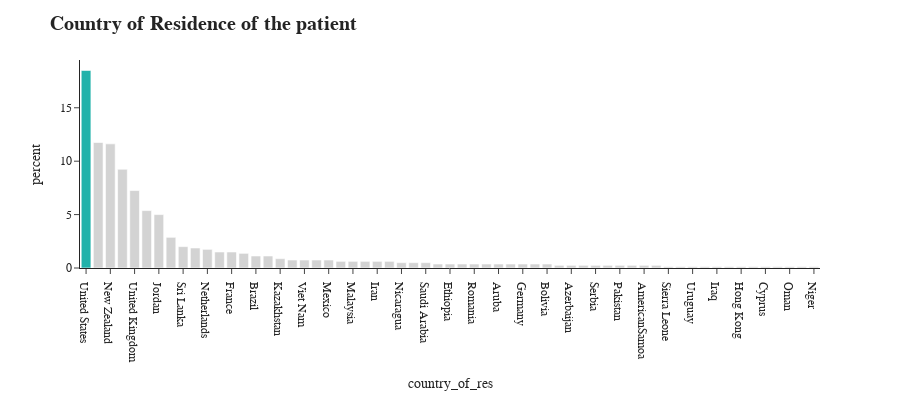
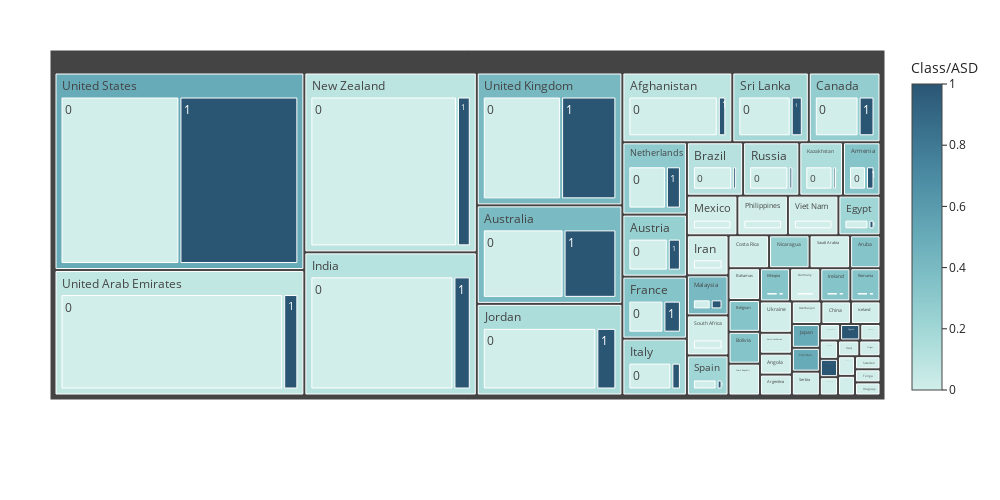

The notebook cell these images were saved under, in order:
### Markdown cell above
### Hastanın İkamet Ettiği Ülke
- Veri setinde (eğitilmiş), ABD en fazla hastaya sahiptir, ikinci ve üçüncü sırayı ise UEA ve Yeni Zelanda alır.
- Sadece ABD'de hem ASD pozitif hem de ASD negatif olmak üzere eşit sayıda hasta bulunmaktadır.

### Code cell
fig = px.histogram(train, x="country_of_res",
                   width=900,
                   height=400,
                   histnorm='percent',
                   template="simple_white")
fig.update_layout(title="<b> Country of Residence of the patient <b>",
                  font_family="San Serif",
                  titlefont={'size': 20},
                  legend=dict(
                      orientation="v", y=1, yanchor="top", x=1.0, xanchor="right" )
                  ).update_xaxes(categoryorder='total descending')

colors = ['lightgray',] * 100
colors[0] = 'lightseagreen'

fig.update_traces(marker_color=colors,
                  ).update_xaxes(categoryorder='total descending')

fig.show()

fig = px.treemap(train, path=['country_of_res','Class/ASD'], color='Class/ASD',
                 color_continuous_scale='teal',
                 )

fig.update_layout(#title="<b> Country of Residence of the patient<b>",
    titlefont={'size': 20, 'family': "San Serif"},
    height=500, width=1000,
    template='simple_white',
    autosize=False,
    margin=dict(l=50,r=50,b=50, t=250,
                ),
)
fig.update_layout(margin = dict(t=50, l=50, r=50, b=100))
fig.show()

### Figure 1 — Plotly figure (JSON) as saved in the notebook; plotly's stock layout.template omitted (floating-point values rounded to 4 significant figures; data arrays with more than 128 entries replaced by an {"elided": "..."} marker saying what was removed)
{"data": [{"alignmentgroup": "True", "bingroup": "x", "histnorm": "percent", "hovertemplate": "country_of_res=%{x}<br>percent=%{y}<extra></extra>", "legendgroup": "", "marker": {"color": ["lightseagreen", "lightgray", "lightgray", "lightgray", "lightgray", "lightgray", "lightgray", "lightgray", "lightgray", "lightgray", "lightgray", "lightgray", "lightgray", "lightgray", "lightgray", "lightgray", "lightgray", "lightgray", "lightgray", "lightgray", "lightgray", "lightgray", "lightgray", "lightgray", "lightgray", "lightgray", "lightgray", "lightgray", "lightgray", "lightgray", "lightgray", "lightgray", "lightgray", "lightgray", "lightgray", "lightgray", "lightgray", "lightgray", "lightgray", "lightgray", "lightgray", "lightgray", "lightgray", "lightgray", "lightgray", "lightgray", "lightgray", "lightgray", "lightgray", "lightgray", "lightgray", "lightgray", "lightgray", "lightgray", "lightgray", "lightgray", "lightgray", "lightgray", "lightgray", "lightgray", "lightgray", "lightgray", "lightgray", "lightgray", "lightgray", "lightgray", "lightgray", "lightgray", "lightgray", "lightgray", "lightgray", "lightgray", "lightgray", "lightgray", "lightgray", "lightgray", "lightgray", "lightgray", "lightgray", "lightgray", "lightgray", "lightgray", "lightgray", "lightgray", "lightgray", "lightgray", "lightgray", "lightgray", "lightgray", "lightgray", "lightgray", "lightgray", "lightgray", "lightgray", "lightgray", "lightgray", "lightgray", "lightgray", "lightgray", "lightgray"], "pattern": {"shape": ""}}, "name": "", "offsetgroup": "", "orientation": "v", "showlegend": false, "x": {"elided": "800 str values"}, "xaxis": "x", "yaxis": "y", "type": "histogram"}], "layout": {"xaxis": {"anchor": "y", "domain": [0.0, 1.0], "title": {"text": "country_of_res"}, "categoryorder": "total descending"}, "yaxis": {"anchor": "x", "domain": [0.0, 1.0], "title": {"text": "percent"}}, "legend": {"tracegroupgap": 0, "orientation": "v", "y": 1, "yanchor": "top", "x": 1.0, "xanchor": "right"}, "margin": {"t": 60}, "barmode": "relative", "height": 400, "width": 900, "font": {"family": "San Serif"}, "title": {"text": "<b> Country of Residence of the patient <b>", "font": {"size": 20}}}}

### Figure 2 — Plotly figure (JSON) as saved in the notebook; plotly's stock layout.template omitted (floating-point values rounded to 4 significant figures; data arrays with more than 128 entries replaced by an {"elided": "..."} marker saying what was removed)
{"data": [{"branchvalues": "total", "customdata": {"elided": "152x1 float values"}, "domain": {"x": [0.0, 1.0], "y": [0.0, 1.0]}, "hovertemplate": "labels=%{label}<br>count=%{value}<br>parent=%{parent}<br>id=%{id}<br>Class/ASD=%{color}<extra></extra>", "ids": {"elided": "152 str values"}, "labels": {"elided": "152 str values"}, "marker": {"coloraxis": "coloraxis", "colors": {"elided": "152 float values"}}, "name": "", "parents": {"elided": "152 str values"}, "values": {"elided": "152 int values"}, "type": "treemap"}], "layout": {"coloraxis": {"colorbar": {"title": {"text": "Class/ASD"}}, "colorscale": [[0.0, "rgb(209, 238, 234)"], [0.1667, "rgb(168, 219, 217)"], [0.3333, "rgb(133, 196, 201)"], [0.5, "rgb(104, 171, 184)"], [0.6667, "rgb(79, 144, 166)"], [0.8333, "rgb(59, 115, 143)"], [1.0, "rgb(42, 86, 116)"]]}, "legend": {"tracegroupgap": 0}, "margin": {"t": 50, "l": 50, "r": 50, "b": 100}, "title": {"font": {"size": 20, "family": "San Serif"}}, "height": 500, "width": 1000, "autosize": false}}
